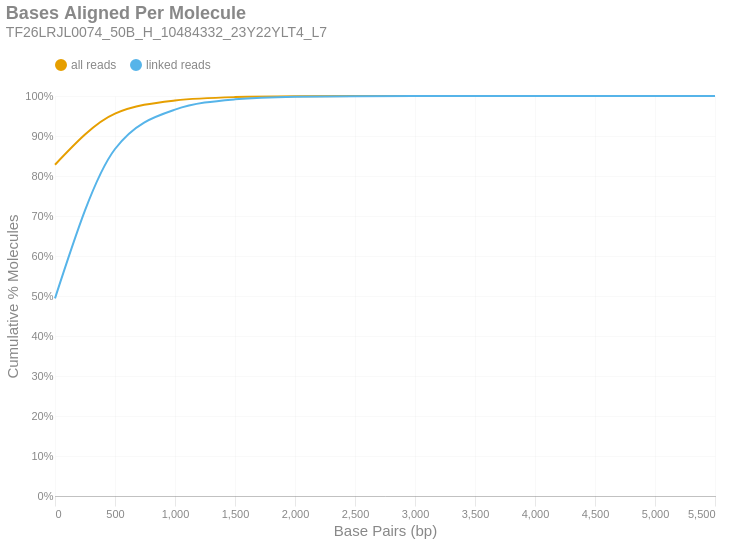

Notebook cell for this chart:
### Markdown cell above
### Bases Aligned Per Molecule
This is a cumulative frequency distribution showing the number of base pairs aligned per unique molecule. These data are shown in 500 bp bins. There are two distributions: one with `all reads` (yellow) and another with only `linked reads` (blue). The percent of molecules in the `linked reads` distribution is relative to the total number of linked molecules.

### Code cell
if SKIPLR:
    print_html(f"Skipped")
else:
    binned_df = consolidated_hist(valids['aligned_bp'], mask, 500, True)
    with SafeRender(binned_df):
        (
            density_plot(binned_df, 'Bases Aligned Per Molecule', samplename, 'basesper')
            .encode(
                x=alt.X('bin:Q', title="Base Pairs (bp)").axis(tickMinStep=500).scale(padding=0),
                y=alt.Y('value:Q', title='Cumulative % Molecules')
                    .axis(format='%')
                    .scale(domain = [0,1])
                    .stack(False),
                color=alt.Color("key:N").scale(domain = ["all reads", "linked reads"]),
                tooltip = [
                    alt.Tooltip("key:N", title = "Data Type"),
                    alt.Tooltip("range_label:N", title="Bases Aligned Per Molecule"),
                    alt.Tooltip("value:Q", format = ".2%", title="% Molecules (Cum.)")
                ]
            )
        ).display()

### Figure 1 — Vega-Lite specification as saved in the notebook (floating-point values rounded to 4 significant figures)
{"width": "container", "height": 400, "config": {"title": {"anchor": "start", "dy": -15, "fontSize": 18, "color": "#888888", "subtitleColor": "#888888", "subtitleFontSize": 14}, "arc": {"fill": "#0072B2"}, "axis": {"domainColor": "#888888", "domainWidth": 0.5, "gridWidth": 0.2, "grid": false, "titleFontWeight": 400, "titleFontSize": 15, "labelFontSize": 11, "labelColor": "#888888", "tickColor": "#888888", "tickWidth": 0.2, "titleColor": "#888888"}, "axisBand": {"grid": false}, "axisX": {"grid": true, "tickSize": 10, "domainCap": "round"}, "axisY": {"domain": false, "grid": true, "tickSize": 0, "domainCap": "round"}, "background": "transparent", "header": {"labelFontSize": 15, "labelColor": "#888888", "titleFontSize": 15, "titleFontWeight": 600, "titleColor": "#888888"}, "legend": {"labelFont": "sans-serif", "labelFontSize": 12, "labelColor": "#888888", "symbolSize": 100, "symbolType": "circle", "titleFontSize": 12, "titlePadding": 10, "titleColor": "#888888", "title": null, "orient": "top"}, "range": {"category": ["#E69F00", "#56B4E9", "#009E73", "#F0E442", "#0072B2", "#D55E00", "#CC79A7", "#000000"], "diverging": ["#cfe8f3", "#a2d4ec", "#73bfe2", "#46abdb", "#1696d2", "#12719e"]}, "area": {"fill": "#0072B2", "fillOpacity": 0.7, "line": true, "strokeOpacity": 0.7}, "line": {"color": "#0072B2", "stroke": "#0072B2", "strokeWidth": 2}, "trail": {"color": "#0072B2", "stroke": "#0072B2", "strokeWidth": 0, "size": 1}, "point": {"filled": true, "fillOpacity": 1.0, "size": 95}, "text": {"color": "#888888", "fontSize": 11, "align": "right", "fontWeight": 400, "size": 11}, "bar": {"fill": "#0072B2", "stroke": null}, "view": {"stroke": null, "continuousWidth": 660, "continuousHeight": 400}}, "data": {"name": "data-327d46c45363e0fb7c31f020cd42afbe"}, "mark": {"type": "line", "interpolate": "monotone", "point": {"opacity": 0, "size": 275}}, "encoding": {"color": {"field": "key", "scale": {"domain": ["all reads", "linked reads"]}, "type": "nominal"}, "tooltip": [{"field": "key", "title": "Data Type", "type": "nominal"}, {"field": "range_label", "title": "Bases Aligned Per Molecule", "type": "nominal"}, {"field": "value", "format": ".2%", "title": "% Molecules (Cum.)", "type": "quantitative"}], "x": {"axis": {"tickMinStep": 500}, "field": "bin", "scale": {"padding": 0}, "title": "Base Pairs (bp)", "type": "quantitative"}, "y": {"axis": {"format": "%"}, "field": "value", "scale": {"domain": [0, 1]}, "stack": false, "title": "Cumulative % Molecules", "type": "quantitative"}}, "params": [{"name": "param_c36ac31b6afebe62", "select": {"type": "point", "fields": ["key"]}, "bind": "legend"}], "title": {"text": "Bases Aligned Per Molecule", "subtitle": "TF26LRJL0074_50B_H_10484332_23Y22YLT4_L7"}, "transform": [{"fold": ["all reads (cumsum)", "linked reads (cumsum)"]}, {"calculate": "replace(datum.key, ' (cumsum)', '')", "as": "key"}, {"filter": {"param": "param_c36ac31b6afebe62"}}], "usermeta": {"embedOptions": {"downloadFileName": "TF26LRJL0074_50B_H_10484332_23Y22YLT4_L7.basesper"}}, "$schema": "https://vega.github.io/schema/vega-lite/v6.4.1.json", "datasets": {"data-327d46c45363e0fb7c31f020cd42afbe": [{"bin": "0.0", "interval": "0.0-500.0", "all reads": 0.8283, "linked reads": 0.4941, "all reads (cumsum)": 0.8283, "linked reads (cumsum)": 0.4941, "range_label": "0-499"}, {"bin": "500.0", "interval": "500.0-1000.0", "all reads": 0.1276, "linked reads": 0.3735, "all reads (cumsum)": 0.9559, "linked reads (cumsum)": 0.8675, "range_label": "500-999"}, {"bin": "1000.0", "interval": "1000.0-1500.0", "all reads": 0.03281, "linked reads": 0.09846, "all reads (cumsum)": 0.9887, "linked reads (cumsum)": 0.966, "range_label": "1000-1499"}, {"bin": "1500.0", "interval": "1500.0-2000.0", "all reads": 0.008553, "linked reads": 0.02573, "all reads (cumsum)": 0.9972, "linked reads (cumsum)": 0.9917, "range_label": "1500-1999"}, {"bin": "2000.0", "interval": "2000.0-2500.0", "all reads": 0.002183, "linked reads": 0.006569, "all reads (cumsum)": 0.9994, "linked reads (cumsum)": 0.9983, "range_label": "2000-2499"}, {"bin": "2500.0", "interval": "2500.0-3000.0", "all reads": 0.0004363, "linked reads": 0.001313, "all reads (cumsum)": 0.9999, "linked reads (cumsum)": 0.9996, "range_label": "2500-2999"}, {"bin": "3000.0", "interval": "3000.0-3500.0", "all reads": 0.0001015, "linked reads": 0.0003056, "all reads (cumsum)": 1.0, "linked reads (cumsum)": 0.9999, "range_label": "3000-3499"}, {"bin": "3500.0", "interval": "3500.0-4000.0", "all reads": 2.584e-05, "linked reads": 7.779e-05, "all reads (cumsum)": 1.0, "linked reads (cumsum)": 1.0, "range_label": "3500-3999"}, {"bin": "4000.0", "interval": "4000.0-4500.0", "all reads": 5.926e-06, "linked reads": 1.784e-05, "all reads (cumsum)": 1.0, "linked reads (cumsum)": 1.0, "range_label": "4000-4499"}, {"bin": "4500.0", "interval": "4500.0-5000.0", "all reads": 1.652e-06, "linked reads": 4.971e-06, "all reads (cumsum)": 1.0, "linked reads (cumsum)": 1.0, "range_label": "4500-4999"}, {"bin": "5000.0", "interval": "5000.0-5500.0", "all reads": 3.886e-07, "linked reads": 1.17e-06, "all reads (cumsum)": 1.0, "linked reads (cumsum)": 1.0, "range_label": "5000-5499"}, {"bin": "5500.0", "interval": "5500.0-6000.0", "all reads": 9.715e-08, "linked reads": 2.924e-07, "all reads (cumsum)": 1.0, "linked reads (cumsum)": 1.0, "range_label": "5500-5999"}]}}
